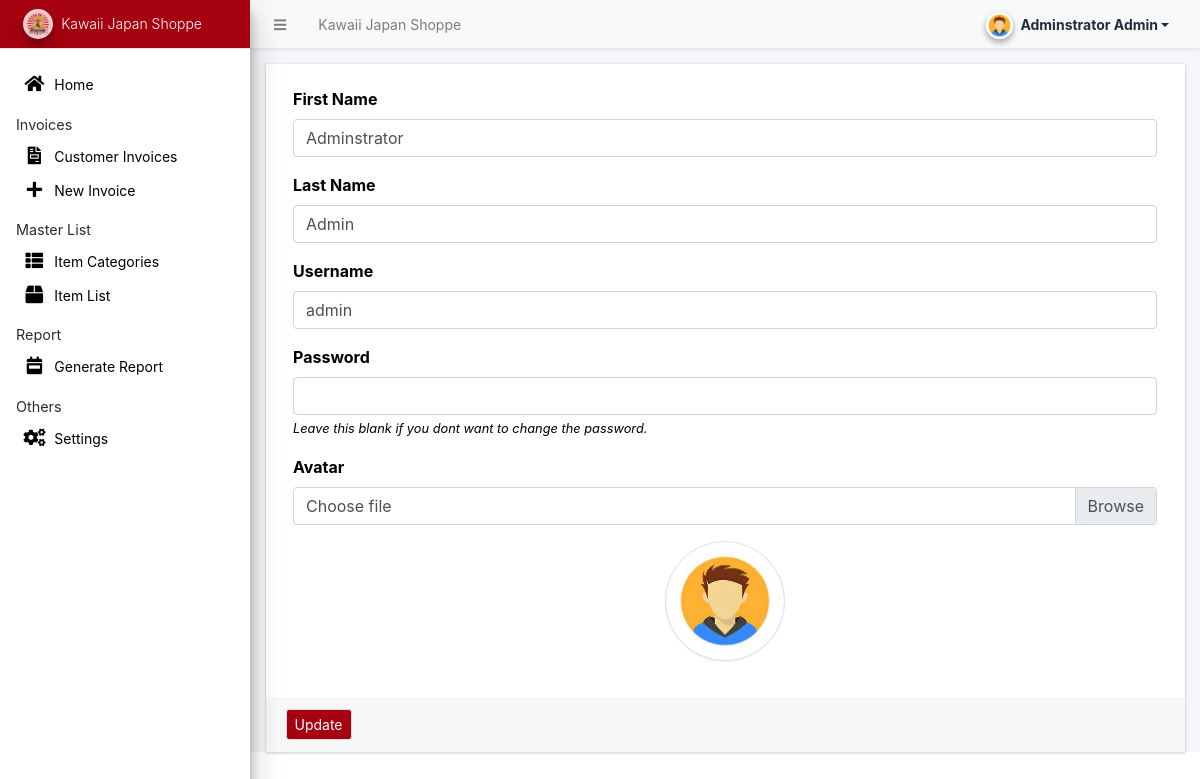
The app's page /admin/?page=user (signed in) with its own data.
### tables this page shows
CREATE TABLE `users` (
  `id` int(50) NOT NULL,
  `firstname` varchar(250) NOT NULL,
  `lastname` varchar(250) NOT NULL,
  `username` text NOT NULL,
  `password` text NOT NULL,
  `avatar` text DEFAULT NULL,
  `last_login` datetime DEFAULT NULL,
  `type` tinyint(1) NOT NULL DEFAULT 0,
  `date_added` datetime NOT NULL DEFAULT current_timestamp(),
  `date_updated` datetime DEFAULT NULL ON UPDATE current_timestamp()
);

### classes/DBConnection.php (called while the page is built, shortened)
<?php
class DBConnection{
    private $host = DB_SERVER;
    private $username = DB_USERNAME;
    private $password = DB_PASSWORD;
    private $database = DB_NAME;
    public $conn;
    public function __construct(){
        if (!isset($this->conn)) {
            $this->conn = new mysqli($this->host, $this->username, $this->password, $this->database);
        }
    }
}
?>

### config.php (called while the page is built, shortened)
<?php
require_once('classes/DBConnection.php');
require_once('classes/SystemSettings.php');
function validate_image($file){
	if(!empty($file)){
		if(is_file(base_app.$file)){
			return base_url.$file;
		}else{
			return base_url.'dist/img/no-image-available.png';
		}
	}else{
		return base_url.'dist/img/no-image-available.png';
	}
}
?>

### admin/user/index.php (the view, shortened to what this page needs)
<?php
$user = $conn->query("SELECT * FROM users where id ='".$_settings->userdata('id')."'");
foreach($user->fetch_array() as $k =>$v){
	$meta[$k] = $v;
}
?>
<div class="card card-outline rounded-0 card-maroon">
	<div class="card-body">
		<div class="container-fluid">
			<form action="" id="manage-user">
				<div class="form-group">
					<label for="name">First Name</label>
					<input type="text" name="firstname" id="firstname" class="form-control" value="<?php echo isset($meta['firstname']) ? $meta['firstname']: '' ?>" required>
				</div>
				<div class="form-group">
					<label for="name">Last Name</label>
					<input type="text" name="lastname" id="lastname" class="form-control" value="<?php echo isset($meta['lastname']) ? $meta['lastname']: '' ?>" required>
				</div>
				<div class="form-group">
					<label for="username">Username</label>
					<input type="text" name="username" id="username" class="form-control" value="<?php echo isset($meta['username']) ? $meta['username']: '' ?>" required  autocomplete="off">
				</div>
				<div class="form-group">
					<label for="password">Password</label>
					<input type="password" name="password" id="password" class="form-control" value="" autocomplete="off">
					<small><i>Leave this blank if you dont want to change the password.</i></small>
				</div>
				<div class="form-group">
					<label for="" class="control-label">Avatar</label>
					<div class="custom-file">
		              <label class="custom-file-label" for="customFile">Choose file</label>
		            </div>
				</div>
				<div class="form-group d-flex justify-content-center">
					<img src="<?php echo validate_image(isset($meta['avatar']) ? $meta['avatar'] :'') ?>" alt="" id="cimg" class="img-fluid img-thumbnail">
				</div>
			</form>
		</div>
	</div>
	<div class="card-footer">
			<div class="col-md-12">
				<div class="row">
					<button class="btn btn-sm btn-default bg-maroon" form="manage-user">Update</button>
				</div>
			</div>
		</div>
</div>

### admin/user/index.php (style rules this page uses)
img#cimg { height: 15vh; width: 15vh; object-fit: cover; border-radius: 100% 100%; }

### records on screen
users: firstname "Adminstrator", lastname "Admin", username "admin", avatar (picture)

### other values on screen
$_settings->info('name') "Kawaii Japan Shoppe"
$_settings->userdata('firstname').' '.$_settings->userdata('lastname') "Adminstrator Admin"
$_settings->info('short_name') "Kawaii Japan Shoppe"
